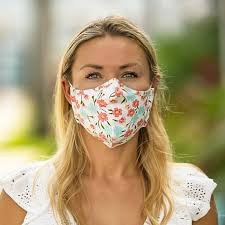
#> input picture test20.png, 225 x 225 px
$ python facemask.py
#> lines starting #> are read from the running program, lines starting #| are printed output that depends on the picture; after the words box and inside, x2 and y2 are one past the last pixel; in counts of white or black regions, pixels touching at a corner belong together
from cv2 import cv2
import numpy as np
from imageai.Detection import ObjectDetection
import os
from PIL import Image

execution_path = os.getcwd()
img=cv2.imread('test20.png')
#> img is the input picture: shape (225, 225, 3); mean B, G, R 119.7, 156.3, 173.8
face_cascade = cv2.CascadeClassifier('C:/Users/truongnn/work_env/Lib/site-packages/cv2/data/haarcascade_frontalface_default.xml')

img_gray=cv2.cvtColor(img,cv2.COLOR_BGR2GRAY)
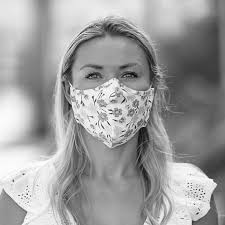
#> img_gray: shape (225, 225); min 4, max 255, mean 157.3

faces = face_cascade.detectMultiScale(img_gray, 1.3, 5)
#> faces = [[66, 42, 92, 92]]
for (x, y, w, h) in faces:
    cv2.rectangle(img,(x,y+int(round(h/2))),(x+w,y+h), (0, 0, 255), 1)
    mask17=img[y+int(round(h/2)):y+h, x:x+w]
    Image.fromarray(mask17).save(os.path.join(execution_path, 'maskdt.png'))
#> this loop made 1 pass
#> pass 1, `mask17=img[y+int(round(h/2)):y+h, x:x+w]`:
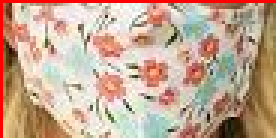
#> mask17: shape (46, 92, 3) (shown 3 times larger); mean B, G, R 147, 167.9, 197
#> after the loop:
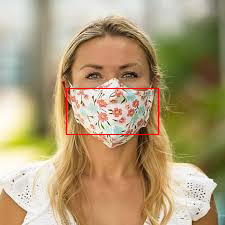
#> img: shape (225, 225, 3); 0.55% of pixels changed, all inside (x1, y1, x2, y2) = (66, 88, 159, 135)


#> (the run stopped early here; a loop or call above may not have finished)

$ run again, with test1.png copied over test20.png
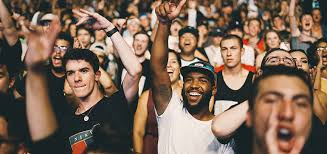
#> input picture test1.png, 327 x 154 px
#> img is the input picture: shape (154, 327, 3); mean B, G, R 85.1, 101.2, 123.4
#> `img_gray=cv2.cvtColor(img,cv2.COLOR_BGR2GRAY)`:
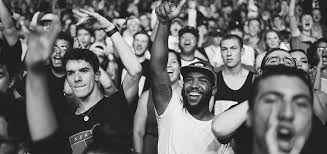
#> img_gray: shape (154, 327); min 1, max 255, mean 106
#> faces = [[217, 38, 26, 26], [60, 58, 35, 35], [252, 74, 65, 65]]
#> the loop `for (x, y, w, h) in faces:` made 3 passes
#> after the loop `for (x, y, w, h) in faces:`:
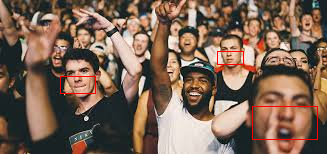
#> img: shape (154, 327, 3); 0.75% of pixels changed, all inside (x1, y1, x2, y2) = (60, 51, 318, 140)
